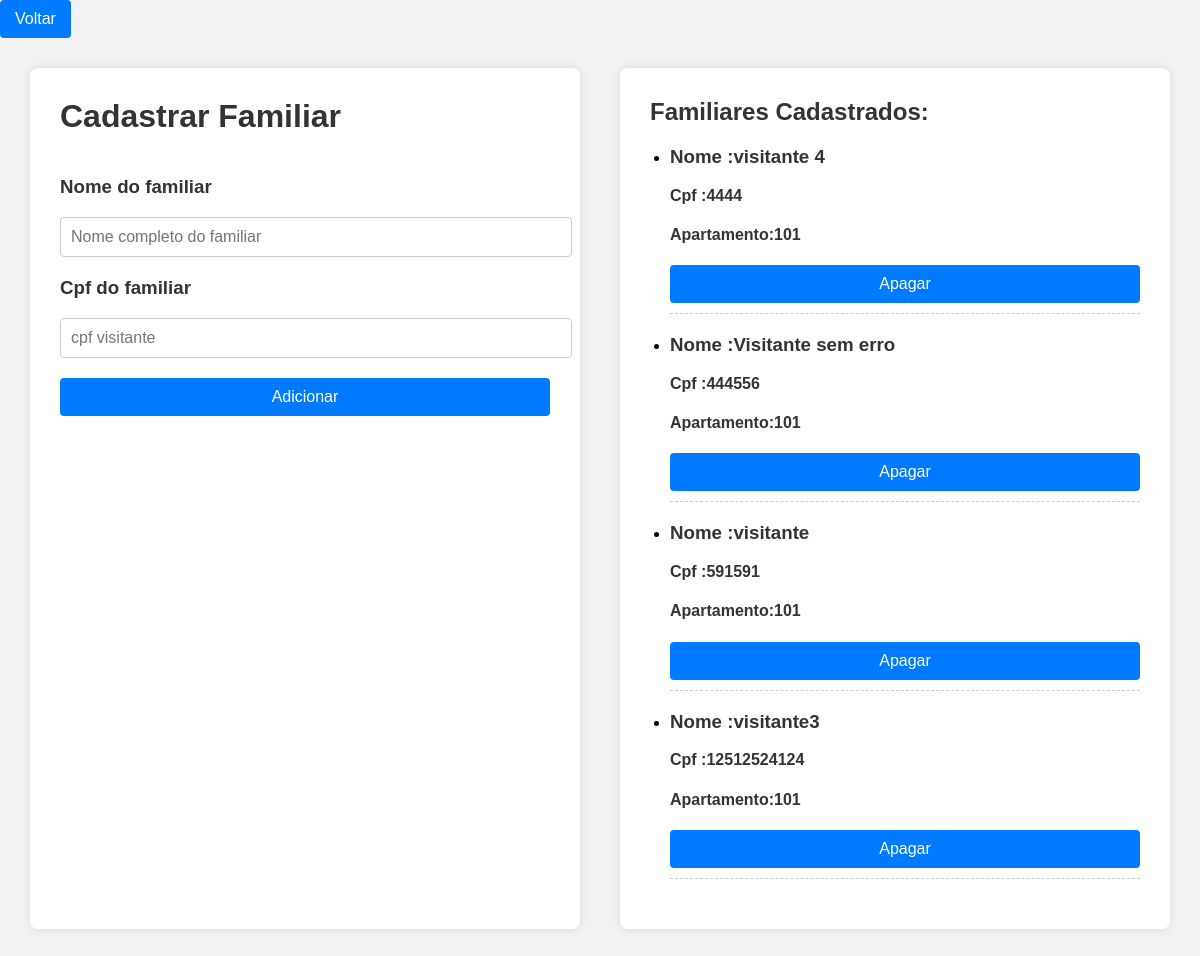
/cadastrar_familiares (signed in), run on an earlier commit of the app's database.
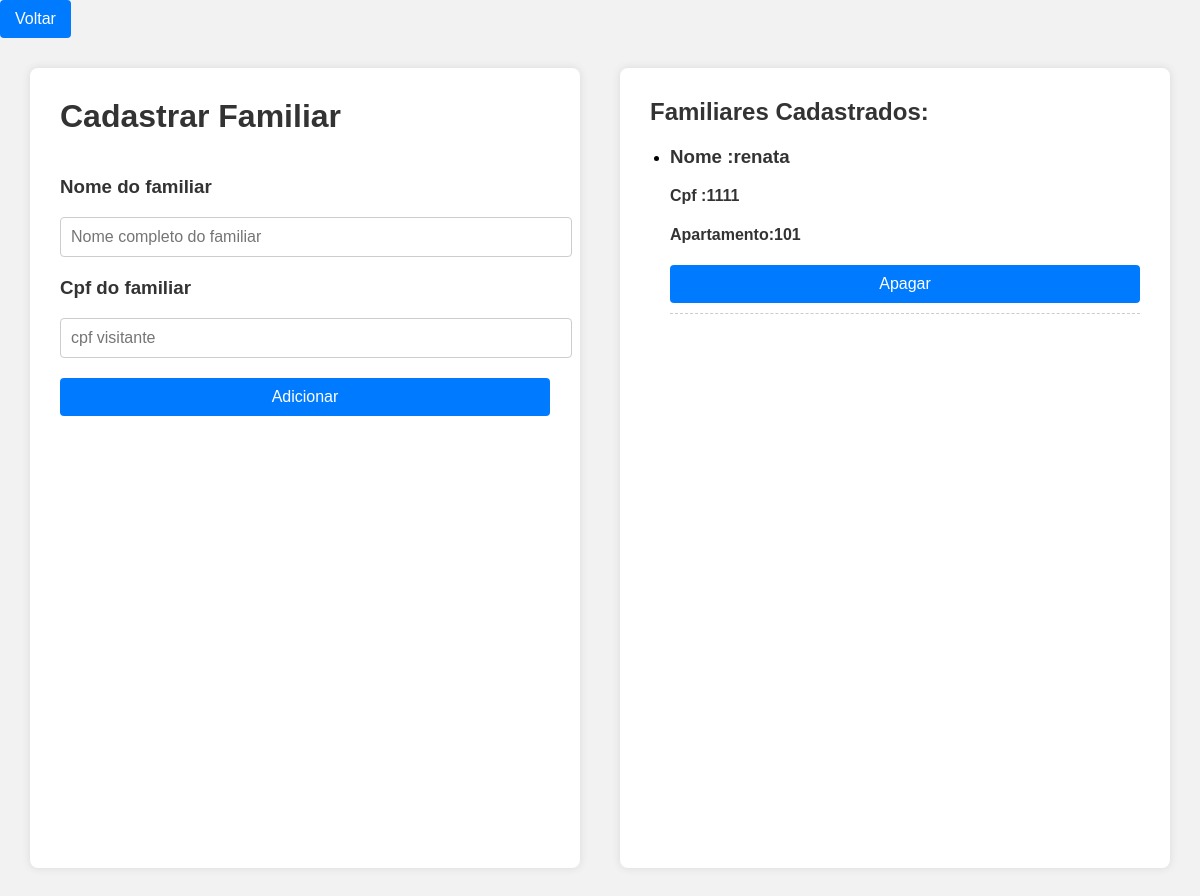
And on a later commit of the database.
### app.py (models this page shows)
class Familiar(db.Model):
    __tablename__ = 'visitantes_apartamento'
    cpf_visitante = db.Column(db.Integer, primary_key=True)
    cpf_morador = db.Column(db.Integer, db.ForeignKey('moradores.cpf'), nullable=False)
    nome = db.Column(db.String(50), nullable=False)
    apartamento = db.Column(db.String(10), nullable=False)
    morador = db.relationship('Usuario', backref=db.backref('familiares', lazy=True))

### app.py (the view)
@app.route('/cadastrar_familiares', methods=['GET', 'POST'])
def cadastrar_familiares():
    cpf_morador = session.get('usuario_cpf')
    familiares = Familiar.query.filter_by(cpf_morador = cpf_morador).all()
    error = request.args.get('error')
    return render_template('cadastrar_familiares.html', familiares=familiares , error = error)

### templates/cadastrar_familiares.html (shortened to what this page needs)
<!DOCTYPE html>
<html lang="pt-br">
<head>
</head>
<body>
  <button onclick="window.location.href='/pinicial'">Voltar</button>
  <div class="container">
    <div class="lado-esquerdo">
      <form method="POST" action="/addFamiliar">
        <h1>{{ 'Editar Familiar' if familiar_editado else 'Cadastrar Familiar' }}</h1>
        <div>
            <h3>Nome do familiar</h3>
              <input type="text" name="nome" placeholder="Nome completo do familiar"
              value="{{ familiar_editado.nome if familiar_editado else '' }}" required>
        </div>
        <div>
          <h3>Cpf do familiar</h3>
          <input type="text" name="cpf" placeholder="cpf visitante"
                value="{{ familiar_editado.nome if familiar_editado else '' }}" required>
        </div>
        <button type="submit">{{ 'Salvar' if familiar_editado else 'Adicionar' }}</button>
      </form>
    </div>
    <div class="lado-direito">
      {% block content %}
      <h2>Familiares Cadastrados:</h2>
        <ul>
          {% for familiar in familiares %}
            <li>
            <h3>Nome :{{ familiar.nome }} </h3>
            <h4>Cpf :{{ familiar.cpf_visitante }}</h4>
            <h4>Apartamento:{{ familiar.apartamento }}</h4>
                  <form action="{{url_for('delete', cpf = familiar.cpf_visitante)}}" method="POST">
                    <input type="submit" value="Apagar" class="btn btn-danger btn-sn"
                    onclick="return confirm('Tem certeza que deseja apagar esse familiar?')">
                  </form>
                  </li>
          {% endfor %}
        </ul>
      {% endblock %}
    </div>
  </div>
</body>
</html>

### templates/cadastrar_familiares.html (style rules this page uses)
body { font-family: Arial, sans-serif; margin: 0; padding: 0; background-color: #f2f2f2; }
.container { display: flex; min-height: 100vh; padding: 30px; gap: 40px; }
.lado-esquerdo, .lado-direito { flex: 1; background-color: #ffffff; padding: 30px; border-radius: 8px; box-shadow: 0 0 10px rgba(0, 0, 0, 0.1); overflow-y: auto; }
h1, h2, h3, h4 { color: #333; margin-top: 0; }
form { display: flex; flex-direction: column; gap: 20px; }
input[type="text"] { padding: 10px; width: 100%; border-radius: 4px; border: 1px solid #ccc; font-size: 16px; }
button, input[type="submit"] { padding: 10px 15px; border: none; background-color: #007BFF; color: white; border-radius: 4px; cursor: pointer; font-size: 16px; }
ul { padding-left: 20px; }
li { margin-bottom: 20px; padding-bottom: 10px; border-bottom: 1px dashed #ccc; }
.btn-danger { background-color: #dc3545; }

What changed in the data, as far as the page shows it:
removed Familiar: nome "visitante 4", cpf_visitante "4444", apartamento "101"
removed Familiar: nome "Visitante sem erro", cpf_visitante "444556", apartamento "101"
removed Familiar: nome "visitante", cpf_visitante "591591", apartamento "101"
removed Familiar: nome "visitante3", cpf_visitante "12512524124", apartamento "101"
added Familiar: nome "renata", cpf_visitante "1111", apartamento "101"
